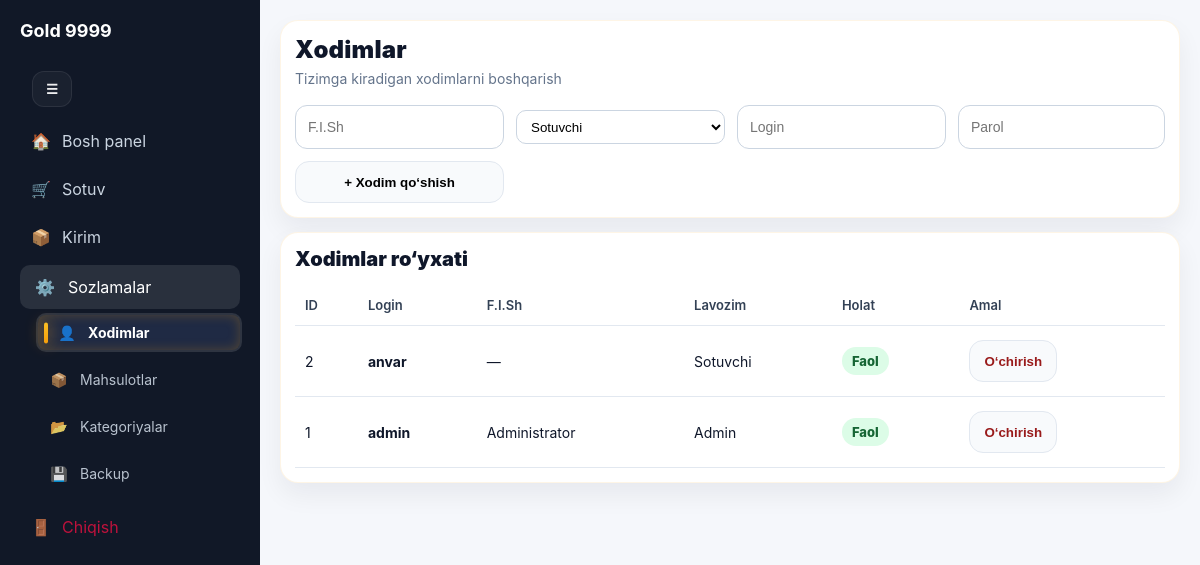
The app's page /settings/xodimlar (signed in) with its own data.
### tables this page shows
CREATE TABLE users(
      id INTEGER PRIMARY KEY AUTOINCREMENT,
      username TEXT UNIQUE NOT NULL,
      password_hash TEXT NOT NULL,
      full_name TEXT,
      role TEXT NOT NULL DEFAULT 'admin', -- admin / agent
      is_active INTEGER NOT NULL DEFAULT 1,
      created_at TEXT NOT NULL DEFAULT CURRENT_TIMESTAMP
    );

### app.py (the view)
@app.route("/settings/xodimlar")
@login_required
@admin_required
def settings_agents():
    init_db()
    rows = q("SELECT id, username, full_name, role, is_active FROM users ORDER BY id DESC")
    return render_template("settings_agents.html", rows=rows)

### app.py (called while the page is built)
def get_db() -> sqlite3.Connection:
    if "db" not in g:
        conn = sqlite3.connect(DB_PATH)
        conn.execute("PRAGMA foreign_keys = ON;")
        conn.execute("PRAGMA journal_mode = WAL;")
        conn.execute("PRAGMA synchronous = NORMAL;")
        conn.execute("PRAGMA temp_store = MEMORY;")
        conn.execute("PRAGMA cache_size = -20000;")
        conn.row_factory = sqlite3.Row
        conn.execute("PRAGMA foreign_keys = ON;")
        g.db = conn
    return g.db

def q1(sql: str, params: tuple = ()) -> Optional[sqlite3.Row]:
    cur = get_db().execute(sql, params)
    row = cur.fetchone()
    cur.close()
    return row

def q(sql: str, params: tuple = ()) -> list[sqlite3.Row]:
    cur = get_db().execute(sql, params)
    rows = cur.fetchall()
    cur.close()
    return rows

def login_required(fn):
    @wraps(fn)
    def wrapper(*args, **kwargs):
        if not session.get("user_id"):
            return redirect(url_for("login"))
        return fn(*args, **kwargs)
    return wrapper

def admin_required(fn):
    @wraps(fn)
    def wrapper(*args, **kwargs):
        if session.get("role") != "admin":
            flash("Bu bo‘lim faqat admin uchun", "danger")
            return redirect(url_for("home"))
        return fn(*args, **kwargs)
    return wrapper

### templates/settings_agents.html (shortened to what this page needs)
{% extends "base.html" %}
{% set title = "Sozlamalar → Xodimlar" %}
{% block content %}
<div class="card xodim-card">
  <div class="xodim-head">
    <div>
      <h2>Xodimlar</h2>
      <p>Tizimga kiradigan xodimlarni boshqarish</p>
    </div>
  </div>
  <form method="post" action="/settings/xodimlar/add" class="xodim-form">
    <input name="full_name" placeholder="F.I.Sh">
    <select name="role" required>
      <option value="agent" selected>Sotuvchi</option>
    </select>
    <input name="username" placeholder="Login" required>
    <input name="password" placeholder="Parol" required>
    <button class="btn xodim-add-btn" type="submit">+ Xodim qo‘shish</button>
  </form>
</div>
<div class="card xodim-card">
  <div class="xodim-section-title">Xodimlar ro‘yxati</div>
  <div class="xodim-table-wrap">
    <table class="xodim-table">
      <thead>
        <tr>
          <th>ID</th>
          <th>Login</th>
          <th>F.I.Sh</th>
          <th>Lavozim</th>
          <th>Holat</th>
          <th>Amal</th>
        </tr>
      </thead>
      <tbody>
        {% for r in rows %}
        <tr>
          <td>{{ r.id }}</td>
          <td><b>{{ r.username }}</b></td>
          <td>{{ r.full_name or '—' }}</td>
          <td>{{ "Admin" if r.role == "admin" else "Sotuvchi" }}</td>
          <td>
            <span class="xodim-status {% if r.is_active==1 %}is-active{% else %}is-off{% endif %}">
              {{ "Faol" if r.is_active==1 else "Nofaol" }}
            </span>
          </td>
          <td>
            <form method="post" action="/settings/xodimlar/toggle/{{ r.id }}" style="margin:0;">
              <button class="btn xodim-toggle {% if r.is_active==1 %}is-danger{% endif %}" type="submit">
                {{ "O‘chirish" if r.is_active==1 else "Faollashtirish" }}
              </button>
            </form>
          </td>
        </tr>
        {% endfor %}
      </tbody>
    </table>
  </div>
</div>
{% endblock %}

### static/style.css (style rules this page uses)
body { margin:0; font-family:-apple-system,BlinkMacSystemFont,"Segoe UI",Roboto; background:#f2f4f8; }
.card { background:white; padding:16px; border-radius:12px; box-shadow:0 4px 12px rgba(0,0,0,0.05); margin-bottom:16px; }
h1, h2 { margin: 0 0 12px 0; letter-spacing: .2px; }
.card h2 { margin-bottom: 10px; }
table { width: 100%; border-collapse: collapse; }
th, td { padding: 10px 8px; border-bottom: 1px solid #e5e7eb; vertical-align: middle; }
th { color: #334155; font-weight: 600; font-size: 13px; }
td { color: #0f172a; font-size: 14px; }
button, .btn { height: 34px; padding: 0 12px; border: 0; border-radius: 10px; cursor: pointer; font-weight: 600; }
select { height: 34px; padding: 6px 10px; border: 1px solid #cbd5e1; border-radius: 10px; background:#fff; }
:root { --bg0:#0b1220; --bg1:#0f172a; --card:rgba(255,255,255,.07); --card2:rgba(255,255,255,.10); --text:#e5e7eb; --muted:#94a3b8; --line:rgba(255,255,255,.14); --accent:#60a5fa; --accent2:#34d399; }
.app-body { background:#f5f7fb; color:#0f172a; }
.card { background:#fff; border:1px solid #e5e7eb; border-radius: 18px; padding: 14px; box-shadow: 0 12px 26px rgba(15,23,42,.06); margin-bottom: 14px; }
.btn { height:42px; padding:0 14px; border-radius: 14px; border:1px solid #e2e8f0; background:#f8fafc; font-weight: 900; }
@media (min-width: 900px) { body { padding-bottom: 0 !important; } }
.content .card, .content .kpi-card, .content .stat-card, .content .tile, .content .panel, .content .box { transition: transform .18s ease, box-shadow .18s ease, border-color .18s ease; }
.content .card, .content .kpi-card, .content .stat-card { border: 1px solid rgba(245,158,11,0.10); }
.xodim-card { border-radius:18px; }
.xodim-head h2 { margin:0; font-size:24px; font-weight:900; }
.xodim-head p { margin:6px 0 0; color:#64748b; font-size:14px; }
.xodim-form { margin-top:18px; display:grid; grid-template-columns:1fr 1fr 1fr auto; gap:12px; align-items:center; }
.xodim-form input { height:42px; border-radius:12px; border:1px solid #cbd5e1; padding:0 12px; font-size:14px; }
.xodim-add-btn { height:42px; border-radius:14px; padding:0 18px; font-weight:800; }
.xodim-section-title { font-size:20px; font-weight:900; margin-bottom:14px; }
.xodim-table-wrap { overflow-x:auto; }
.xodim-table { width:100%; border-collapse:collapse; }
.xodim-table th { text-align:left; color:#334155; font-size:13px; padding:12px 10px; border-bottom:1px solid #e2e8f0; }
.xodim-table td { padding:14px 10px; border-bottom:1px solid #e2e8f0; }
.xodim-status { display:inline-flex; align-items:center; padding:6px 10px; border-radius:999px; font-size:13px; font-weight:800; }
.xodim-status.is-active { background:#dcfce7; color:#166534; }
.xodim-toggle { border-radius:14px; font-weight:800; }
.xodim-toggle.is-danger { color:#991b1b; }

### records on screen
users: id "2", username "anvar", full_name "—", role "Sotuvchi", is_active "Faol", is_active "O‘chirish"
users: id "1", username "admin", full_name "Administrator", role "Admin", is_active "Faol", is_active "O‘chirish"
